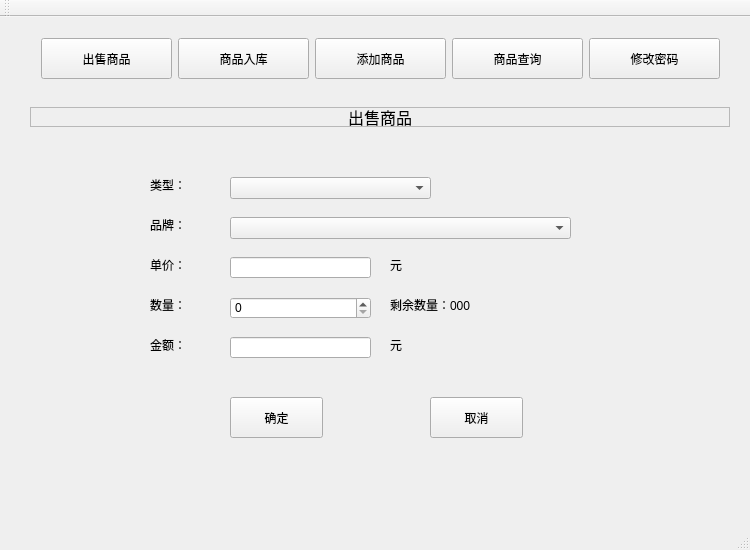
<?xml version="1.0" encoding="UTF-8"?>
<ui version="4.0">
 <class>ZQD</class>
 <widget class="QMainWindow" name="ZQD">
  <property name="geometry">
   <rect>
    <x>0</x>
    <y>0</y>
    <width>750</width>
    <height>550</height>
   </rect>
  </property>
  <property name="minimumSize">
   <size>
    <width>750</width>
    <height>550</height>
   </size>
  </property>
  <property name="windowTitle">
   <string>数据库管理系统</string>
  </property>
  <widget class="QWidget" name="centralWidget">
   <widget class="QStackedWidget" name="stackedWidget">
    <property name="geometry">
     <rect>
      <x>30</x>
      <y>70</y>
      <width>700</width>
      <height>410</height>
     </rect>
    </property>
    <property name="minimumSize">
     <size>
      <width>700</width>
      <height>410</height>
     </size>
    </property>
    <widget class="QWidget" name="sellPage">
     <widget class="QLabel" name="label">
      <property name="geometry">
       <rect>
        <x>0</x>
        <y>20</y>
        <width>700</width>
        <height>20</height>
       </rect>
      </property>
      <property name="minimumSize">
       <size>
        <width>700</width>
        <height>20</height>
       </size>
      </property>
      <property name="maximumSize">
       <size>
        <width>700</width>
        <height>50</height>
       </size>
      </property>
      <property name="font">
       <font>
        <pointsize>12</pointsize>
       </font>
      </property>
      <property name="frameShape">
       <enum>QFrame::StyledPanel</enum>
      </property>
      <property name="text">
       <string>出售商品</string>
      </property>
      <property name="alignment">
       <set>Qt::AlignCenter</set>
      </property>
     </widget>
     <widget class="QLabel" name="label_2">
      <property name="geometry">
       <rect>
        <x>120</x>
        <y>90</y>
        <width>51</width>
        <height>16</height>
       </rect>
      </property>
      <property name="text">
       <string>类型：</string>
      </property>
     </widget>
     <widget class="QLabel" name="label_3">
      <property name="geometry">
       <rect>
        <x>120</x>
        <y>130</y>
        <width>51</width>
        <height>16</height>
       </rect>
      </property>
      <property name="text">
       <string>品牌：</string>
      </property>
     </widget>
     <widget class="QLabel" name="label_4">
      <property name="geometry">
       <rect>
        <x>120</x>
        <y>170</y>
        <width>51</width>
        <height>16</height>
       </rect>
      </property>
      <property name="text">
       <string>单价：</string>
      </property>
     </widget>
     <widget class="QLabel" name="label_5">
      <property name="geometry">
       <rect>
        <x>120</x>
        <y>210</y>
        <width>51</width>
        <height>16</height>
       </rect>
      </property>
      <property name="text">
       <string>数量：</string>
      </property>
     </widget>
     <widget class="QLabel" name="label_6">
      <property name="geometry">
       <rect>
        <x>120</x>
        <y>250</y>
        <width>51</width>
        <height>16</height>
       </rect>
      </property>
      <property name="text">
       <string>金额：</string>
      </property>
     </widget>
     <widget class="QPushButton" name="sellOkBtn">
      <property name="geometry">
       <rect>
        <x>200</x>
        <y>310</y>
        <width>93</width>
        <height>41</height>
       </rect>
      </property>
      <property name="text">
       <string>确定</string>
      </property>
     </widget>
     <widget class="QPushButton" name="sellCancelBtn">
      <property name="geometry">
       <rect>
        <x>400</x>
        <y>310</y>
        <width>93</width>
        <height>41</height>
       </rect>
      </property>
      <property name="text">
       <string>取消</string>
      </property>
     </widget>
     <widget class="QComboBox" name="sellTypeComboBox">
      <property name="geometry">
       <rect>
        <x>200</x>
        <y>90</y>
        <width>201</width>
        <height>22</height>
       </rect>
      </property>
     </widget>
     <widget class="QComboBox" name="sellBrandComboBox">
      <property name="geometry">
       <rect>
        <x>200</x>
        <y>130</y>
        <width>341</width>
        <height>22</height>
       </rect>
      </property>
     </widget>
     <widget class="QLineEdit" name="sellPriceLineEdit">
      <property name="geometry">
       <rect>
        <x>200</x>
        <y>170</y>
        <width>141</width>
        <height>21</height>
       </rect>
      </property>
     </widget>
     <widget class="QLabel" name="label_13">
      <property name="geometry">
       <rect>
        <x>360</x>
        <y>170</y>
        <width>21</width>
        <height>16</height>
       </rect>
      </property>
      <property name="text">
       <string>元</string>
      </property>
     </widget>
     <widget class="QSpinBox" name="sellNumSpinBox">
      <property name="geometry">
       <rect>
        <x>200</x>
        <y>210</y>
        <width>141</width>
        <height>22</height>
       </rect>
      </property>
     </widget>
     <widget class="QLabel" name="sellLastNumLabel">
      <property name="geometry">
       <rect>
        <x>360</x>
        <y>210</y>
        <width>121</width>
        <height>16</height>
       </rect>
      </property>
      <property name="text">
       <string>剩余数量：000</string>
      </property>
     </widget>
     <widget class="QLineEdit" name="sellSumLineEdit">
      <property name="geometry">
       <rect>
        <x>200</x>
        <y>250</y>
        <width>141</width>
        <height>21</height>
       </rect>
      </property>
     </widget>
     <widget class="QLabel" name="label_15">
      <property name="geometry">
       <rect>
        <x>360</x>
        <y>250</y>
        <width>21</width>
        <height>16</height>
       </rect>
      </property>
      <property name="text">
       <string>元</string>
      </property>
     </widget>
    </widget>
    <widget class="QWidget" name="goodsPage">
     <widget class="QLineEdit" name="goodsSumLineEdit">
      <property name="geometry">
       <rect>
        <x>200</x>
        <y>250</y>
        <width>141</width>
        <height>21</height>
       </rect>
      </property>
     </widget>
     <widget class="QLabel" name="label_14">
      <property name="geometry">
       <rect>
        <x>360</x>
        <y>170</y>
        <width>21</width>
        <height>16</height>
       </rect>
      </property>
      <property name="text">
       <string>元</string>
      </property>
     </widget>
     <widget class="QLabel" name="label_16">
      <property name="geometry">
       <rect>
        <x>120</x>
        <y>90</y>
        <width>51</width>
        <height>16</height>
       </rect>
      </property>
      <property name="text">
       <string>类型：</string>
      </property>
     </widget>
     <widget class="QComboBox" name="goodsBrandComboBox">
      <property name="geometry">
       <rect>
        <x>200</x>
        <y>130</y>
        <width>341</width>
        <height>22</height>
       </rect>
      </property>
     </widget>
     <widget class="QPushButton" name="goodsCancelBtn">
      <property name="geometry">
       <rect>
        <x>400</x>
        <y>310</y>
        <width>93</width>
        <height>41</height>
       </rect>
      </property>
      <property name="text">
       <string>取消</string>
      </property>
     </widget>
     <widget class="QLabel" name="label_17">
      <property name="geometry">
       <rect>
        <x>360</x>
        <y>250</y>
        <width>21</width>
        <height>16</height>
       </rect>
      </property>
      <property name="text">
       <string>元</string>
      </property>
     </widget>
     <widget class="QLabel" name="label_18">
      <property name="geometry">
       <rect>
        <x>120</x>
        <y>170</y>
        <width>51</width>
        <height>16</height>
       </rect>
      </property>
      <property name="text">
       <string>单价：</string>
      </property>
     </widget>
     <widget class="QLabel" name="label_19">
      <property name="geometry">
       <rect>
        <x>0</x>
        <y>20</y>
        <width>700</width>
        <height>20</height>
       </rect>
      </property>
      <property name="minimumSize">
       <size>
        <width>700</width>
        <height>20</height>
       </size>
      </property>
      <property name="maximumSize">
       <size>
        <width>700</width>
        <height>50</height>
       </size>
      </property>
      <property name="font">
       <font>
        <pointsize>12</pointsize>
       </font>
      </property>
      <property name="frameShape">
       <enum>QFrame::StyledPanel</enum>
      </property>
      <property name="text">
       <string>商品入库</string>
      </property>
      <property name="alignment">
       <set>Qt::AlignCenter</set>
      </property>
     </widget>
     <widget class="QLabel" name="label_20">
      <property name="geometry">
       <rect>
        <x>120</x>
        <y>250</y>
        <width>51</width>
        <height>16</height>
       </rect>
      </property>
      <property name="text">
       <string>金额：</string>
      </property>
     </widget>
     <widget class="QSpinBox" name="goodsNumSpinBox">
      <property name="geometry">
       <rect>
        <x>200</x>
        <y>210</y>
        <width>141</width>
        <height>22</height>
       </rect>
      </property>
     </widget>
     <widget class="QLabel" name="label_21">
      <property name="geometry">
       <rect>
        <x>120</x>
        <y>130</y>
        <width>51</width>
        <height>16</height>
       </rect>
      </property>
      <property name="text">
       <string>品牌：</string>
      </property>
     </widget>
     <widget class="QComboBox" name="goodsTypeComboBox">
      <property name="geometry">
       <rect>
        <x>200</x>
        <y>90</y>
        <width>201</width>
        <height>22</height>
       </rect>
      </property>
     </widget>
     <widget class="QPushButton" name="goodsOkBtn">
      <property name="geometry">
       <rect>
        <x>200</x>
        <y>310</y>
        <width>93</width>
        <height>41</height>
       </rect>
      </property>
      <property name="text">
       <string>确定</string>
      </property>
     </widget>
     <widget class="QLineEdit" name="goodsPriceLineEdit">
      <property name="geometry">
       <rect>
        <x>200</x>
        <y>170</y>
        <width>141</width>
        <height>21</height>
       </rect>
      </property>
     </widget>
     <widget class="QLabel" name="label_22">
      <property name="geometry">
       <rect>
        <x>120</x>
        <y>210</y>
        <width>51</width>
        <height>16</height>
       </rect>
      </property>
      <property name="text">
       <string>数量：</string>
      </property>
     </widget>
    </widget>
    <widget class="QWidget" name="newPage">
     <widget class="QComboBox" name="newBrandComboBox">
      <property name="geometry">
       <rect>
        <x>520</x>
        <y>130</y>
        <width>20</width>
        <height>22</height>
       </rect>
      </property>
     </widget>
     <widget class="QLabel" name="label_39">
      <property name="geometry">
       <rect>
        <x>120</x>
        <y>130</y>
        <width>51</width>
        <height>16</height>
       </rect>
      </property>
      <property name="text">
       <string>品牌：</string>
      </property>
     </widget>
     <widget class="QLineEdit" name="newSumLineEdit">
      <property name="geometry">
       <rect>
        <x>200</x>
        <y>250</y>
        <width>141</width>
        <height>21</height>
       </rect>
      </property>
     </widget>
     <widget class="QLabel" name="label_40">
      <property name="geometry">
       <rect>
        <x>120</x>
        <y>210</y>
        <width>51</width>
        <height>16</height>
       </rect>
      </property>
      <property name="text">
       <string>数量：</string>
      </property>
     </widget>
     <widget class="QLabel" name="label_41">
      <property name="geometry">
       <rect>
        <x>360</x>
        <y>250</y>
        <width>21</width>
        <height>16</height>
       </rect>
      </property>
      <property name="text">
       <string>元</string>
      </property>
     </widget>
     <widget class="QPushButton" name="newOkBtn">
      <property name="geometry">
       <rect>
        <x>200</x>
        <y>310</y>
        <width>93</width>
        <height>41</height>
       </rect>
      </property>
      <property name="text">
       <string>确定</string>
      </property>
     </widget>
     <widget class="QLabel" name="label_42">
      <property name="geometry">
       <rect>
        <x>0</x>
        <y>20</y>
        <width>700</width>
        <height>20</height>
       </rect>
      </property>
      <property name="minimumSize">
       <size>
        <width>700</width>
        <height>20</height>
       </size>
      </property>
      <property name="maximumSize">
       <size>
        <width>700</width>
        <height>50</height>
       </size>
      </property>
      <property name="font">
       <font>
        <pointsize>12</pointsize>
       </font>
      </property>
      <property name="frameShape">
       <enum>QFrame::StyledPanel</enum>
      </property>
      <property name="text">
       <string>添加商品</string>
      </property>
      <property name="alignment">
       <set>Qt::AlignCenter</set>
      </property>
     </widget>
     <widget class="QComboBox" name="newTypeComboBox">
      <property name="geometry">
       <rect>
        <x>200</x>
        <y>90</y>
        <width>201</width>
        <height>22</height>
       </rect>
      </property>
     </widget>
     <widget class="QLabel" name="label_43">
      <property name="geometry">
       <rect>
        <x>360</x>
        <y>170</y>
        <width>21</width>
        <height>16</height>
       </rect>
      </property>
      <property name="text">
       <string>元</string>
      </property>
     </widget>
     <widget class="QLabel" name="label_44">
      <property name="geometry">
       <rect>
        <x>120</x>
        <y>90</y>
        <width>51</width>
        <height>16</height>
       </rect>
      </property>
      <property name="text">
       <string>类型：</string>
      </property>
     </widget>
     <widget class="QLabel" name="label_45">
      <property name="geometry">
       <rect>
        <x>120</x>
        <y>170</y>
        <width>51</width>
        <height>16</height>
       </rect>
      </property>
      <property name="text">
       <string>单价：</string>
      </property>
     </widget>
     <widget class="QPushButton" name="newCancelBtn">
      <property name="geometry">
       <rect>
        <x>400</x>
        <y>310</y>
        <width>93</width>
        <height>41</height>
       </rect>
      </property>
      <property name="text">
       <string>取消</string>
      </property>
     </widget>
     <widget class="QLabel" name="label_46">
      <property name="geometry">
       <rect>
        <x>120</x>
        <y>250</y>
        <width>51</width>
        <height>16</height>
       </rect>
      </property>
      <property name="text">
       <string>金额：</string>
      </property>
     </widget>
     <widget class="QSpinBox" name="newNumSpinBox">
      <property name="geometry">
       <rect>
        <x>200</x>
        <y>210</y>
        <width>141</width>
        <height>22</height>
       </rect>
      </property>
     </widget>
     <widget class="QSpinBox" name="newPriceSpinBox">
      <property name="geometry">
       <rect>
        <x>200</x>
        <y>170</y>
        <width>141</width>
        <height>22</height>
       </rect>
      </property>
     </widget>
     <widget class="QLineEdit" name="newBrandLineEdit">
      <property name="geometry">
       <rect>
        <x>200</x>
        <y>130</y>
        <width>321</width>
        <height>21</height>
       </rect>
      </property>
     </widget>
    </widget>
    <widget class="QWidget" name="queryPage">
     <widget class="QLabel" name="label_47">
      <property name="geometry">
       <rect>
        <x>10</x>
        <y>60</y>
        <width>51</width>
        <height>16</height>
       </rect>
      </property>
      <property name="text">
       <string>类型：</string>
      </property>
     </widget>
     <widget class="QComboBox" name="queryTypeComboBox">
      <property name="geometry">
       <rect>
        <x>90</x>
        <y>60</y>
        <width>201</width>
        <height>22</height>
       </rect>
      </property>
     </widget>
     <widget class="QLabel" name="label_48">
      <property name="geometry">
       <rect>
        <x>10</x>
        <y>100</y>
        <width>51</width>
        <height>16</height>
       </rect>
      </property>
      <property name="text">
       <string>品牌：</string>
      </property>
     </widget>
     <widget class="QComboBox" name="queryBrandComboBox">
      <property name="geometry">
       <rect>
        <x>90</x>
        <y>100</y>
        <width>341</width>
        <height>22</height>
       </rect>
      </property>
     </widget>
     <widget class="QLabel" name="label_49">
      <property name="geometry">
       <rect>
        <x>0</x>
        <y>20</y>
        <width>700</width>
        <height>20</height>
       </rect>
      </property>
      <property name="minimumSize">
       <size>
        <width>700</width>
        <height>20</height>
       </size>
      </property>
      <property name="maximumSize">
       <size>
        <width>700</width>
        <height>50</height>
       </size>
      </property>
      <property name="font">
       <font>
        <pointsize>12</pointsize>
       </font>
      </property>
      <property name="frameShape">
       <enum>QFrame::StyledPanel</enum>
      </property>
      <property name="text">
       <string>商品查询</string>
      </property>
      <property name="alignment">
       <set>Qt::AlignCenter</set>
      </property>
     </widget>
     <widget class="QPushButton" name="queryPushButton">
      <property name="geometry">
       <rect>
        <x>470</x>
        <y>50</y>
        <width>121</width>
        <height>61</height>
       </rect>
      </property>
      <property name="text">
       <string>PushButton</string>
      </property>
     </widget>
     <widget class="QTableView" name="tableView">
      <property name="geometry">
       <rect>
        <x>0</x>
        <y>160</y>
        <width>701</width>
        <height>241</height>
       </rect>
      </property>
     </widget>
    </widget>
    <widget class="QWidget" name="page">
     <widget class="QLabel" name="label_50">
      <property name="geometry">
       <rect>
        <x>0</x>
        <y>20</y>
        <width>700</width>
        <height>20</height>
       </rect>
      </property>
      <property name="minimumSize">
       <size>
        <width>700</width>
        <height>20</height>
       </size>
      </property>
      <property name="maximumSize">
       <size>
        <width>700</width>
        <height>50</height>
       </size>
      </property>
      <property name="font">
       <font>
        <pointsize>12</pointsize>
       </font>
      </property>
      <property name="frameShape">
       <enum>QFrame::StyledPanel</enum>
      </property>
      <property name="text">
       <string>修改密码</string>
      </property>
      <property name="alignment">
       <set>Qt::AlignCenter</set>
      </property>
     </widget>
     <widget class="QLabel" name="label_51">
      <property name="geometry">
       <rect>
        <x>190</x>
        <y>110</y>
        <width>61</width>
        <height>16</height>
       </rect>
      </property>
      <property name="text">
       <string>原密码：</string>
      </property>
     </widget>
     <widget class="QLineEdit" name="oldPwdLineEdit">
      <property name="geometry">
       <rect>
        <x>260</x>
        <y>110</y>
        <width>211</width>
        <height>21</height>
       </rect>
      </property>
     </widget>
     <widget class="QLineEdit" name="newPwdLineEdit">
      <property name="geometry">
       <rect>
        <x>260</x>
        <y>150</y>
        <width>211</width>
        <height>21</height>
       </rect>
      </property>
     </widget>
     <widget class="QLabel" name="label_52">
      <property name="geometry">
       <rect>
        <x>190</x>
        <y>150</y>
        <width>61</width>
        <height>16</height>
       </rect>
      </property>
      <property name="text">
       <string>新密码：</string>
      </property>
     </widget>
     <widget class="QPushButton" name="changePwdBtn">
      <property name="geometry">
       <rect>
        <x>300</x>
        <y>250</y>
        <width>93</width>
        <height>51</height>
       </rect>
      </property>
      <property name="text">
       <string>确定</string>
      </property>
     </widget>
    </widget>
   </widget>
   <widget class="QWidget" name="layoutWidget">
    <property name="geometry">
     <rect>
      <x>30</x>
      <y>10</y>
      <width>701</width>
      <height>62</height>
     </rect>
    </property>
    <layout class="QHBoxLayout" name="horizontalLayout">
     <item>
      <widget class="QPushButton" name="sellBtn">
       <property name="minimumSize">
        <size>
         <width>91</width>
         <height>41</height>
        </size>
       </property>
       <property name="text">
        <string>出售商品</string>
       </property>
      </widget>
     </item>
     <item>
      <widget class="QPushButton" name="buyBtn">
       <property name="minimumSize">
        <size>
         <width>91</width>
         <height>41</height>
        </size>
       </property>
       <property name="text">
        <string>商品入库</string>
       </property>
      </widget>
     </item>
     <item>
      <widget class="QPushButton" name="addBtn">
       <property name="minimumSize">
        <size>
         <width>91</width>
         <height>41</height>
        </size>
       </property>
       <property name="text">
        <string>添加商品</string>
       </property>
      </widget>
     </item>
     <item>
      <widget class="QPushButton" name="queryBtn">
       <property name="minimumSize">
        <size>
         <width>91</width>
         <height>41</height>
        </size>
       </property>
       <property name="text">
        <string>商品查询</string>
       </property>
      </widget>
     </item>
     <item>
      <widget class="QPushButton" name="passwordBtn">
       <property name="minimumSize">
        <size>
         <width>91</width>
         <height>41</height>
        </size>
       </property>
       <property name="text">
        <string>修改密码</string>
       </property>
      </widget>
     </item>
    </layout>
   </widget>
  </widget>
  <widget class="QMenuBar" name="menuBar">
   <property name="geometry">
    <rect>
     <x>0</x>
     <y>0</y>
     <width>750</width>
     <height>26</height>
    </rect>
   </property>
  </widget>
  <widget class="QToolBar" name="mainToolBar">
   <attribute name="toolBarArea">
    <enum>TopToolBarArea</enum>
   </attribute>
   <attribute name="toolBarBreak">
    <bool>false</bool>
   </attribute>
  </widget>
  <widget class="QStatusBar" name="statusBar"/>
 </widget>
 <layoutdefault spacing="6" margin="11"/>
 <resources/>
 <connections/>
</ui>
